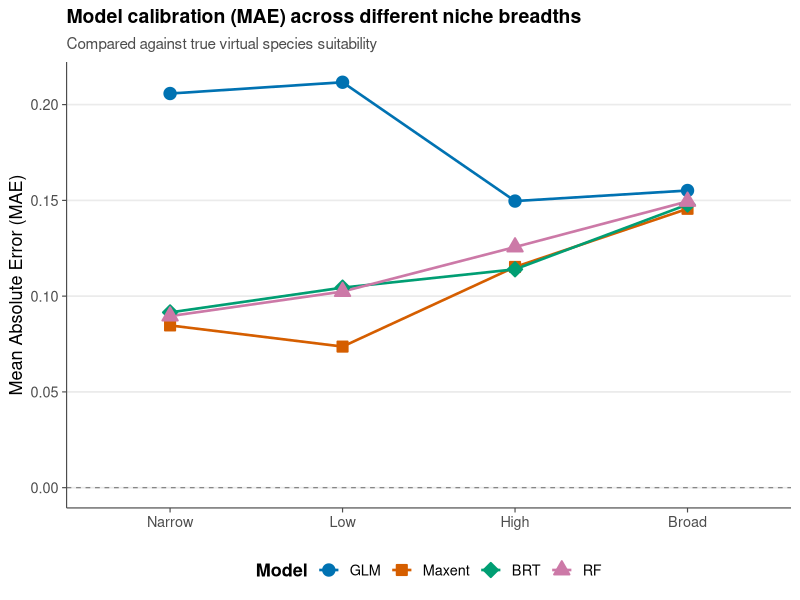
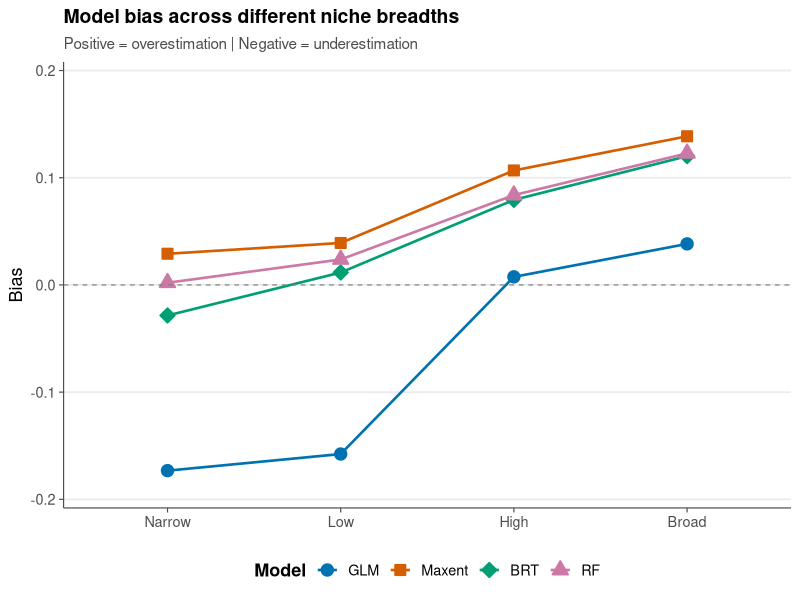
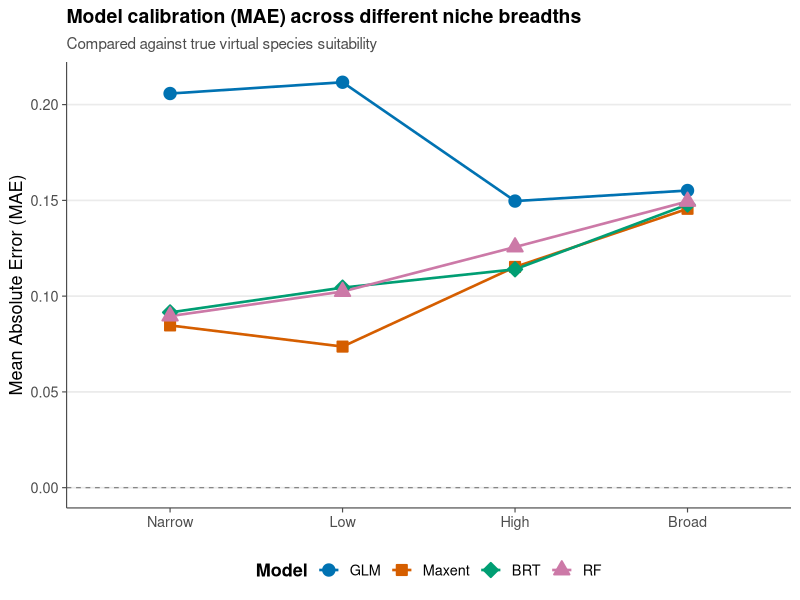
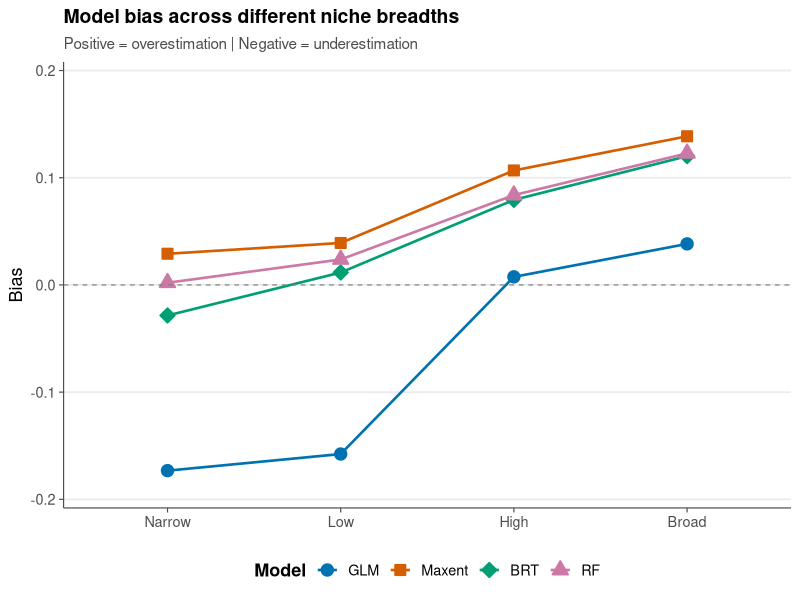
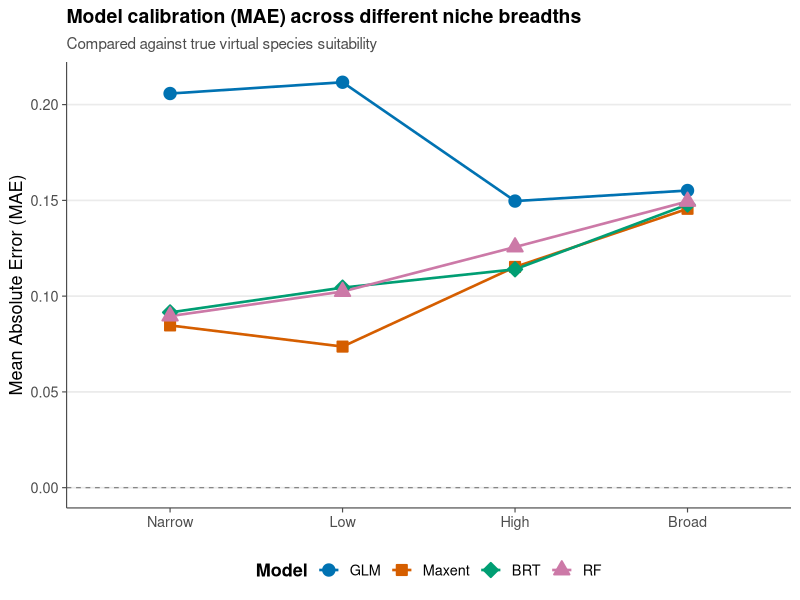
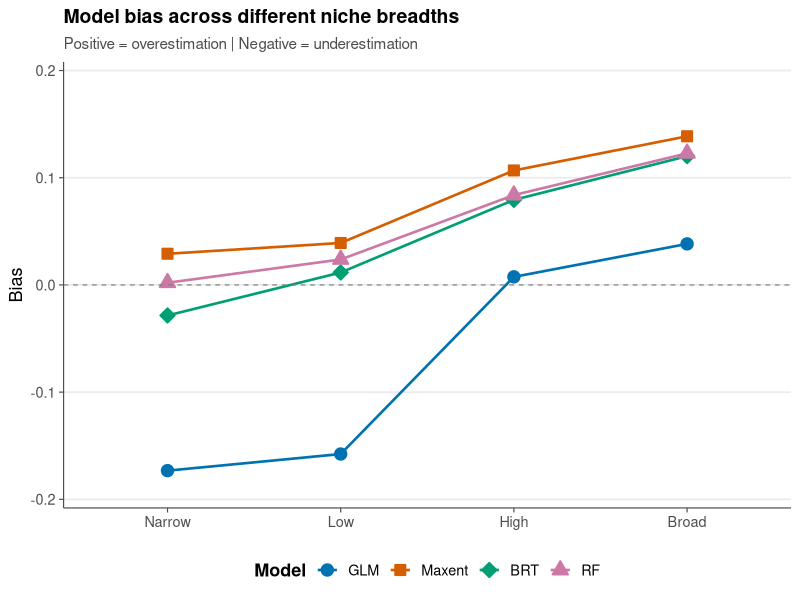

Generate these figures, in order, with R:
# =============================================================================
# 7.2 Plots: MAE + Bias (vs. True Suitability)
# =============================================================================

library(ggplot2)
library(dplyr)


# -----------------------------------------------------------------------------
# 1 - Read data
# -----------------------------------------------------------------------------

niche_names  <- c("narrow", "low_mid", "high_mid", "broad")
niche_labels <- c("Narrow", "Low", "High", "Broad")
model_order  <- c("GLM", "Maxent", "BRT", "RF")

metrics_combined <- read.csv("results/mae_bias_true_suitability.csv") %>%
  mutate(
    niche_breadth = factor(niche_breadth, levels = niche_names, labels = niche_labels),
    model_type    = factor(model_type, levels = model_order)
  )


# -----------------------------------------------------------------------------
# 2 - Theme for plots
# -----------------------------------------------------------------------------

theme_plots <- theme_minimal(base_size = 13, base_family = "sans") +
  theme(
    panel.grid.minor   = element_blank(),
    panel.grid.major.x = element_blank(),
    axis.line          = element_line(color = "grey30", linewidth = 0.4),
    axis.ticks         = element_line(color = "grey30", linewidth = 0.4),
    plot.title         = element_text(face = "bold", size = 14),
    plot.subtitle      = element_text(color = "grey30", size = 11),
    legend.position    = "bottom",
    legend.title       = element_text(face = "bold"),
    strip.text         = element_text(face = "bold", size = 12),
    strip.background   = element_blank()
  )

# color palette
colors <- setNames(
  c("#0072B2", "#D55E00", "#009E73", "#CC79A7")[seq_along(model_order)],
  model_order
)


# -----------------------------------------------------------------------------
# 3 - MAE-Plot
# -----------------------------------------------------------------------------

p_mae <- ggplot(metrics_combined,
                aes(x = niche_breadth, y = MAE, color = model_type, fill = model_type, shape = model_type,
                    group = model_type)) +
  geom_line(linewidth = 0.9) +
  geom_point(size = 3.2, stroke = 1) +
  geom_hline(yintercept = 0, linetype = "dashed", color = "grey50", linewidth  = 0.4) +
  scale_color_manual(values = colors) +
  scale_fill_manual(values  = colors) +
  scale_shape_manual(values = c(21, 22, 23, 24)) +
  labs(
    title = "Model calibration (MAE) across different niche breadths",
    subtitle = "Compared against true virtual species suitability",
    x = NULL,
    y = "Mean Absolute Error (MAE)",
    color = "Model",
    fill = "Model",
    shape = "Model"
  ) +
  theme_plots


# -----------------------------------------------------------------------------
# 4 - Bias-Plot
# -----------------------------------------------------------------------------

p_bias <- ggplot(metrics_combined,
                 aes(x = niche_breadth, y = Bias, color = model_type, fill = model_type, shape = model_type,
                     group = model_type)) +
  geom_line(linewidth = 0.9) +
  geom_point(size = 3.2, stroke = 1) +
  geom_hline(yintercept = 0, linetype = "dashed", color = "grey50", linewidth = 0.4) +
  scale_color_manual(values = colors) +
  scale_fill_manual(values  = colors) +
  scale_shape_manual(values = c(21, 22, 23, 24)) +
  scale_y_continuous(
    limits = c(-0.2, 0.2),
    breaks = seq(-0.2, 0.2, by = 0.1),
    expand = expansion(mult = c(0.02, 0.02)) 
  ) +
  labs(
    title = "Model bias across different niche breadths",
    subtitle = "Positive = overestimation | Negative = underestimation",
    x = NULL,
    y = "Bias",
    color = "Model",
    fill = "Model",
    shape = "Model"
  ) +
  theme_plots


# -----------------------------------------------------------------------------
# 5 - Save plots 
# -----------------------------------------------------------------------------

for (fmt in c("png", "pdf")) {
  ggsave(paste0("results/plot_mae.", fmt), p_mae,  width = 8, height = 5, dpi = 300)
  ggsave(paste0("results/plot_bias.", fmt), p_bias, width = 8, height = 5, dpi = 300)
}

print(p_mae)
print(p_bias)
